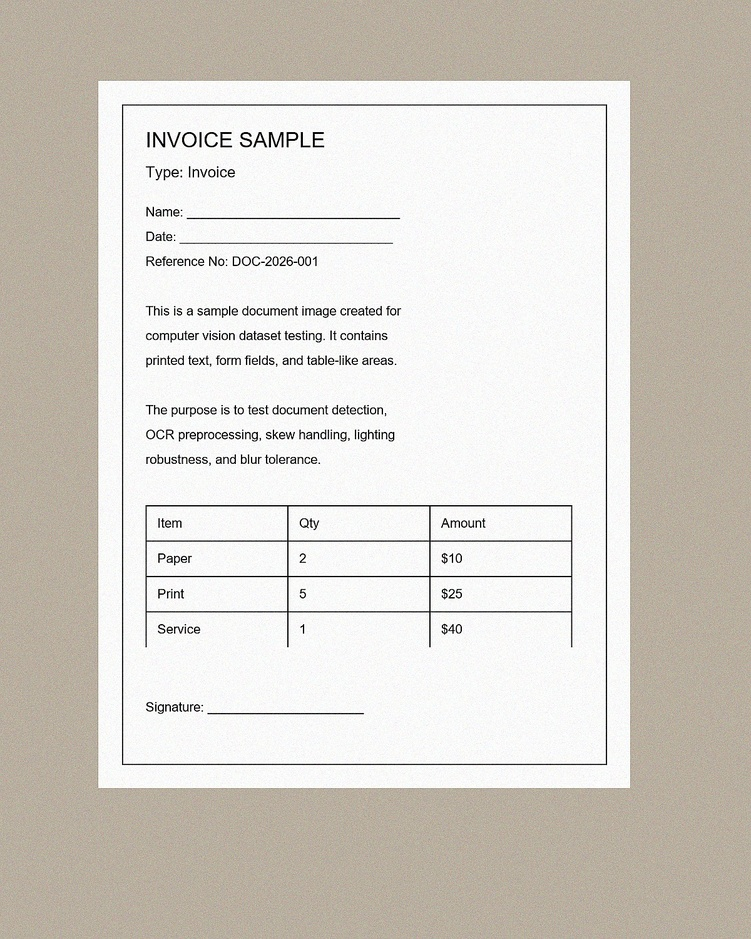
#> input picture Day20/Input Images/mobile_photos_01.jpg, 751 x 939 px, shrunk from 1200 x 1500 before the run, found by its file name; its folder holds only this picture in this run
$ python Boundary_Detection.py
#> lines starting #> are read from the running program, lines starting #| are printed output that depends on the picture; after the words box and inside, x2 and y2 are one past the last pixel; in counts of white or black regions, pixels touching at a corner belong together
import cv2
import os
import numpy as np


input_folder = r"D:\python\MLB_Internship\Day20\Input Images"
output_folder = r"D:\python\MLB_Internship\Day20\Output Images"


os.makedirs(output_folder, exist_ok=True)


def detect_document(image_path, save_path):

    image = cv2.imread(image_path)
#> image is the input picture: shape (939, 751, 3); mean B, G, R 202.6, 209.9, 214.4

    if image is None:
        print("Image not found:", image_path)
        return

# Save Original Image
    cv2.imwrite(
        os.path.join(save_path, "original.jpg"),
        image
    )

# Convert to grayscale
    gray = cv2.cvtColor(image, cv2.COLOR_BGR2GRAY)

# Gaussian Blur
    blur = cv2.GaussianBlur(gray, (5,5), 0)


# Canny Edge Detection
    edges = cv2.Canny(
        blur,
        50,
        150
    )
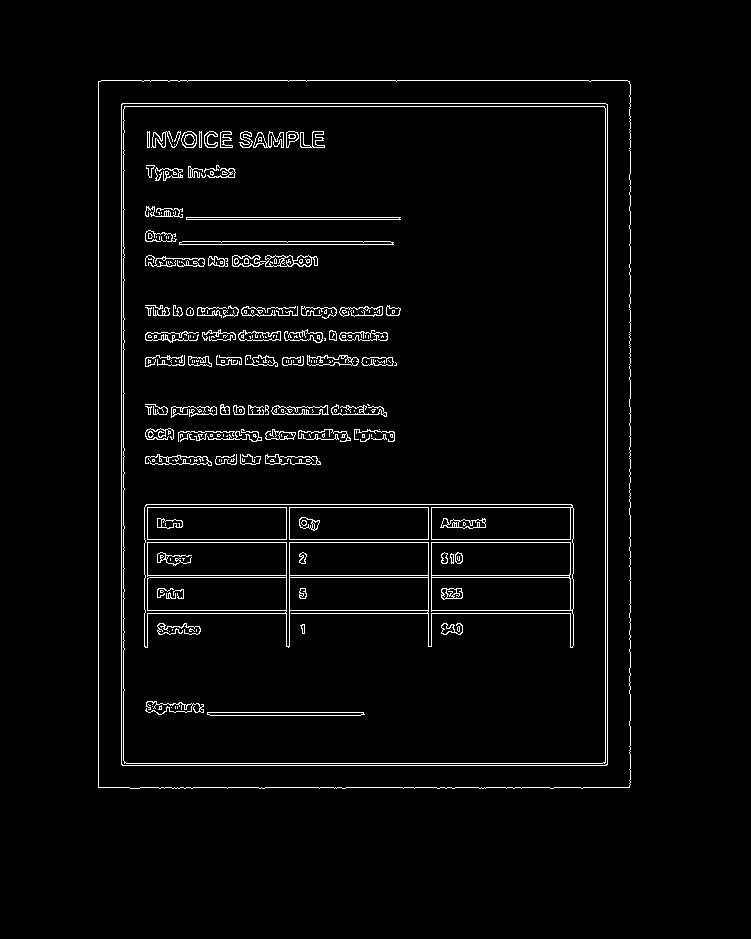
#> edges: shape (939, 751); 3.1% white in thin lines or dots, all inside (x1, y1, x2, y2) = (98, 80, 631, 789)

    cv2.imwrite(
        os.path.join(save_path, "edges.jpg"),
        edges
    )


# Morphological Operations
    kernel = np.ones((5,5), np.uint8)

    morph = cv2.morphologyEx(
        edges,
        cv2.MORPH_CLOSE,
        kernel
    )
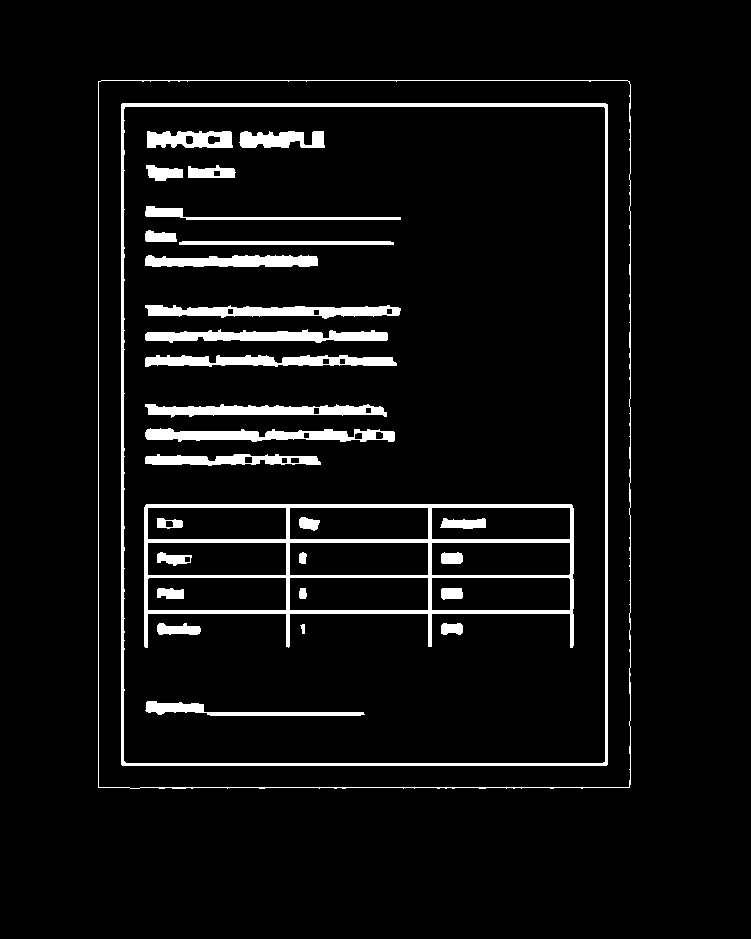
#> morph: shape (939, 751); 5.9% white; 30 white regions


    cv2.imwrite(
        os.path.join(save_path, "morphology.jpg"),
        morph
    )


# Find Contours
    contours, _ = cv2.findContours(
        morph,
        cv2.RETR_EXTERNAL,
        cv2.CHAIN_APPROX_SIMPLE
    )
#> contours = 1 contour; box (x1, y1, x2, y2) and area: (98, 80, 631, 789) 376123


    if contours:

        largest_contour = max(
            contours,
            key=cv2.contourArea
        )
#> largest_contour = contour of 130 points, box (x1, y1, x2, y2) (98, 80, 631, 789), area 376123


        area = cv2.contourArea(largest_contour)
#> area = 376123


        if area > 1000:

            cv2.drawContours(
                image,
                [largest_contour],
                -1,
                (0,255,0),
                3
            )
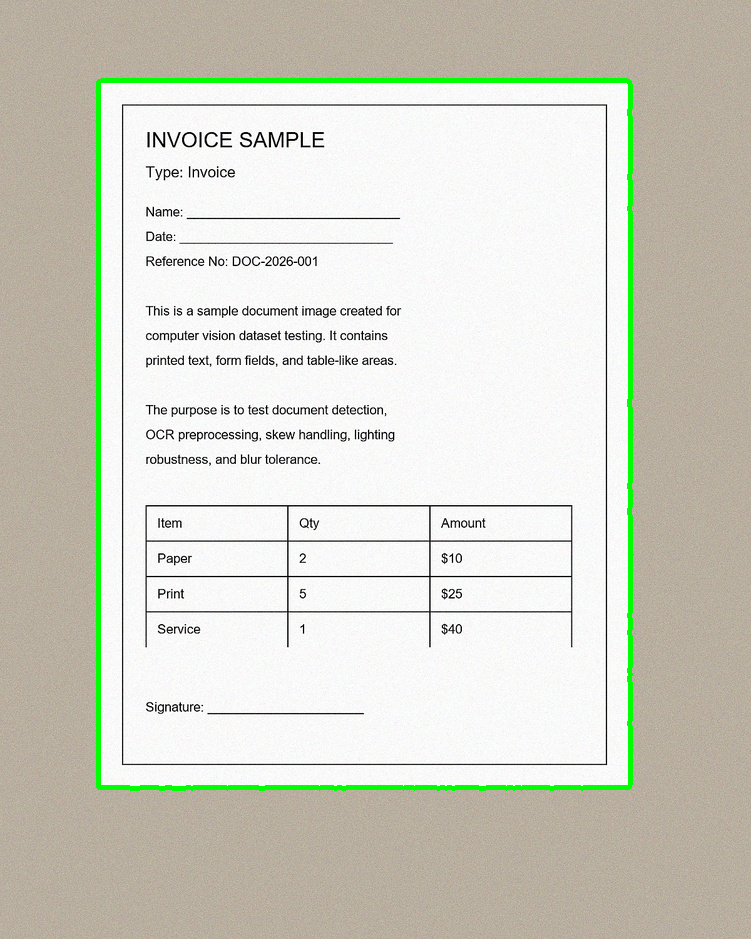
#> image: shape (939, 751, 3); 1.75% of pixels changed, all inside (x1, y1, x2, y2) = (96, 78, 633, 791)


# Save Final Output
    cv2.imwrite(
        os.path.join(save_path, "final_boundary.jpg"),
        image
    )


for filename in os.listdir(input_folder):

    if filename.lower().endswith(
        (".jpg",".jpeg",".png")
    ):

        name = os.path.splitext(filename)[0]

        save_path = os.path.join(
            output_folder,
            name
        )

        os.makedirs(
            save_path,
            exist_ok=True
        )


        image_path = os.path.join(
            input_folder,
            filename
        )


        detect_document(
            image_path,
            save_path
        )


print("Document Boundary Detection Completed!")

$ run again, on Day20/Input Images/straight_scanned_01.jpg
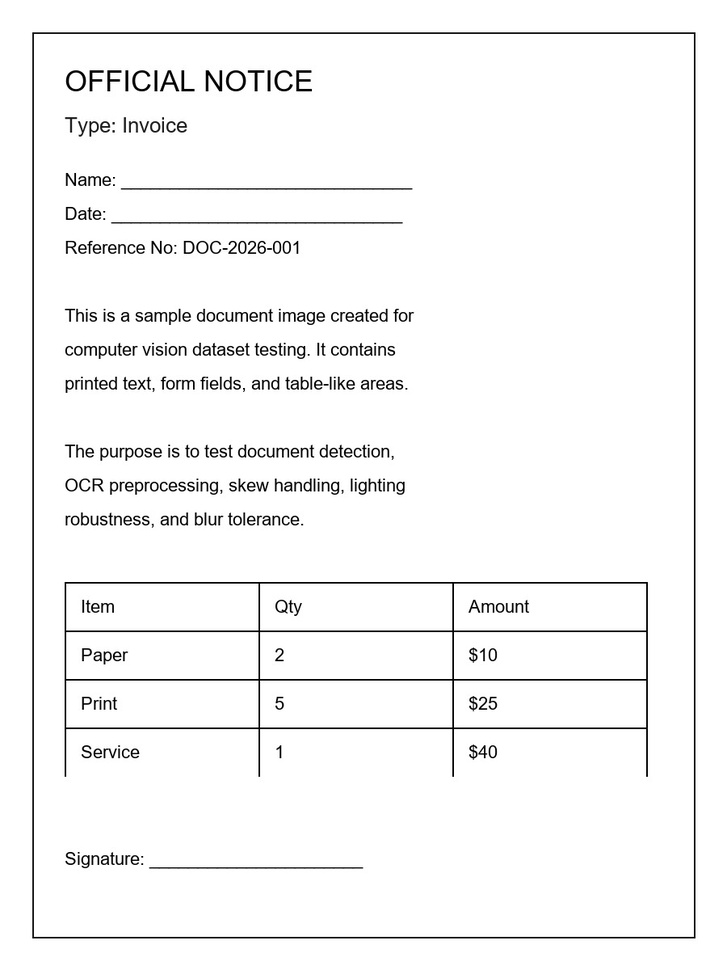
#> input picture Day20/Input Images/straight_scanned_01.jpg, 727 x 970 px, shrunk from 900 x 1200 before the run, found by its file name
#> in detect_document, image is the input picture: shape (970, 727, 3); min 0, max 255, mean 246.3
#> in detect_document, `edges = cv2.Canny( blur, 50, 150 )`:
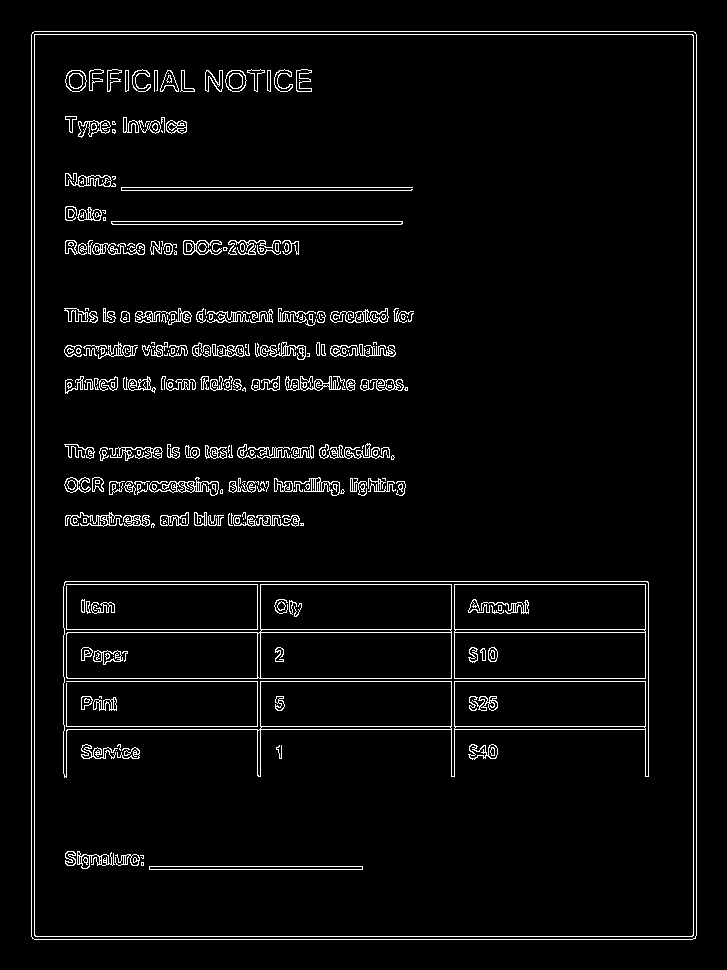
#> edges: shape (970, 727); 4.2% white in thin lines or dots, all inside (x1, y1, x2, y2) = (31, 31, 697, 940)
#> morph: shape (970, 727); 8.7% white; 55 white regions
#> contours = 1 contour; box (x1, y1, x2, y2) and area: (31, 31, 697, 940) 603802
#> largest_contour = contour of 20 points, box (x1, y1, x2, y2) (31, 31, 697, 940), area 603802
#> area = 603802
#> in detect_document, `cv2.drawContours( image, [largest_contour], -1, (0,255,0), 3 )`:
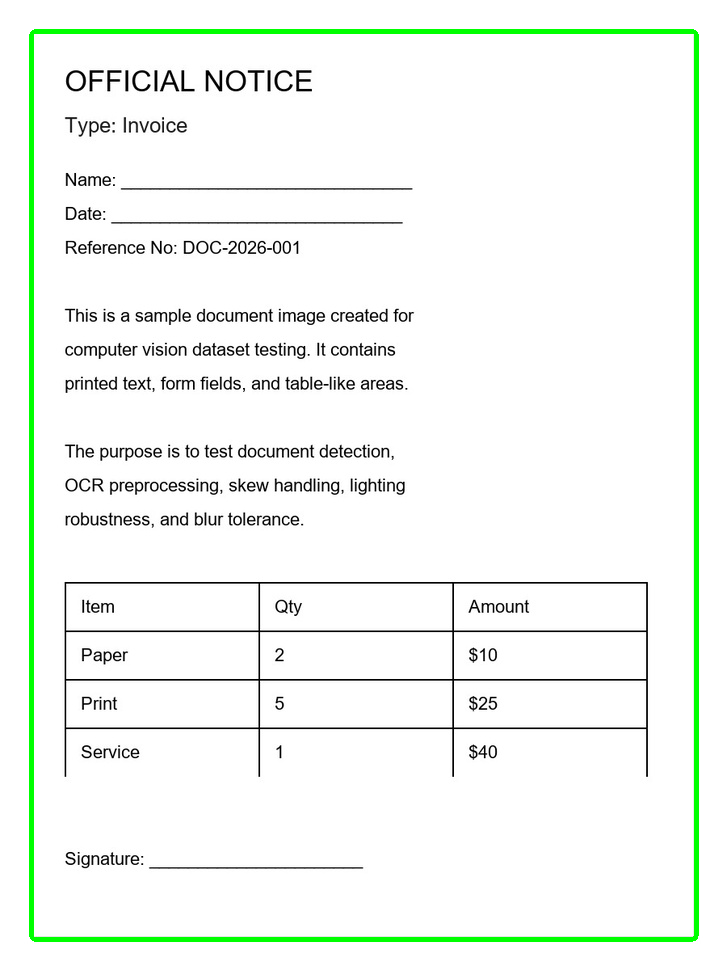
#> image: shape (970, 727, 3); 2.22% of pixels changed, all inside (x1, y1, x2, y2) = (29, 29, 699, 942)

$ run again, on Day20/Input Images/tilted_documents_01.jpg
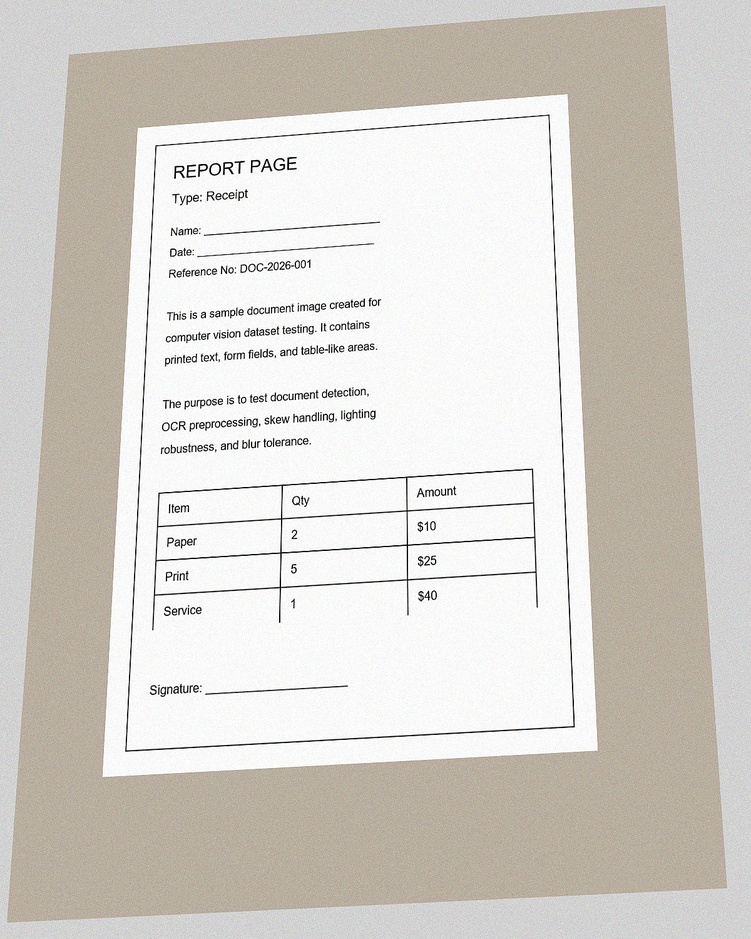
#> input picture Day20/Input Images/tilted_documents_01.jpg, 751 x 939 px, shrunk from 1200 x 1500 before the run, found by its file name
#> in detect_document, image is the input picture: shape (939, 751, 3); mean B, G, R 203.2, 209.3, 213
#> in detect_document, `edges = cv2.Canny( blur, 50, 150 )`:
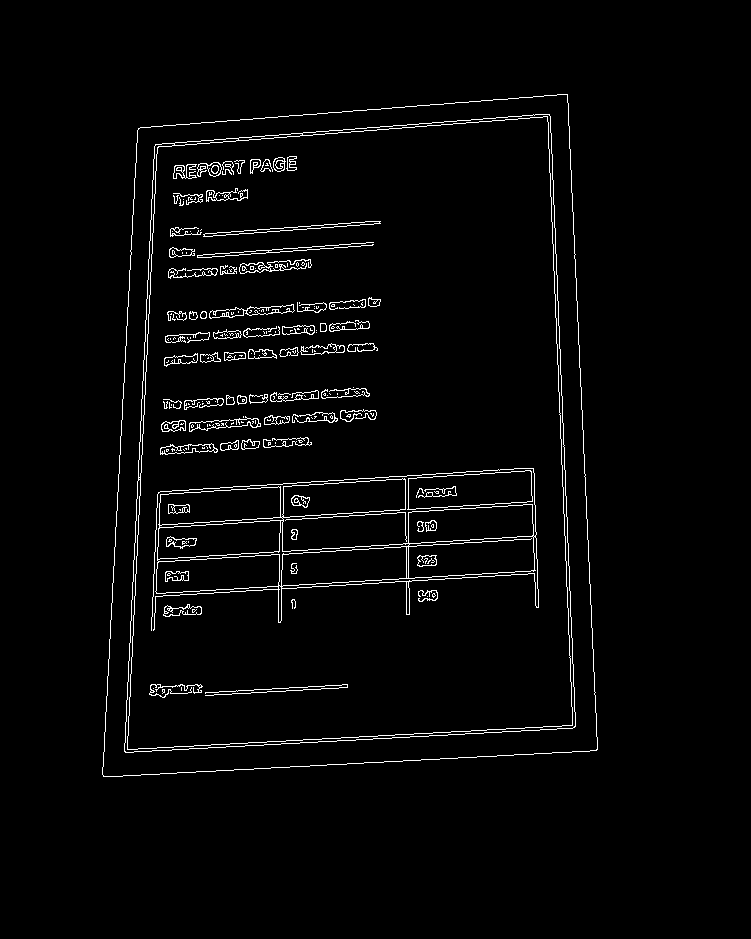
#> edges: shape (939, 751); 2.6% white in thin lines or dots, all inside (x1, y1, x2, y2) = (102, 94, 598, 777)
#> morph: shape (939, 751); 4.9% white; 28 white regions
#> contours = 1 contour; box (x1, y1, x2, y2) and area: (102, 94, 598, 777) 301752
#> largest_contour = contour of 259 points, box (x1, y1, x2, y2) (102, 94, 598, 777), area 301752
#> area = 301752
#> in detect_document, `cv2.drawContours( image, [largest_contour], -1, (0,255,0), 3 )`:
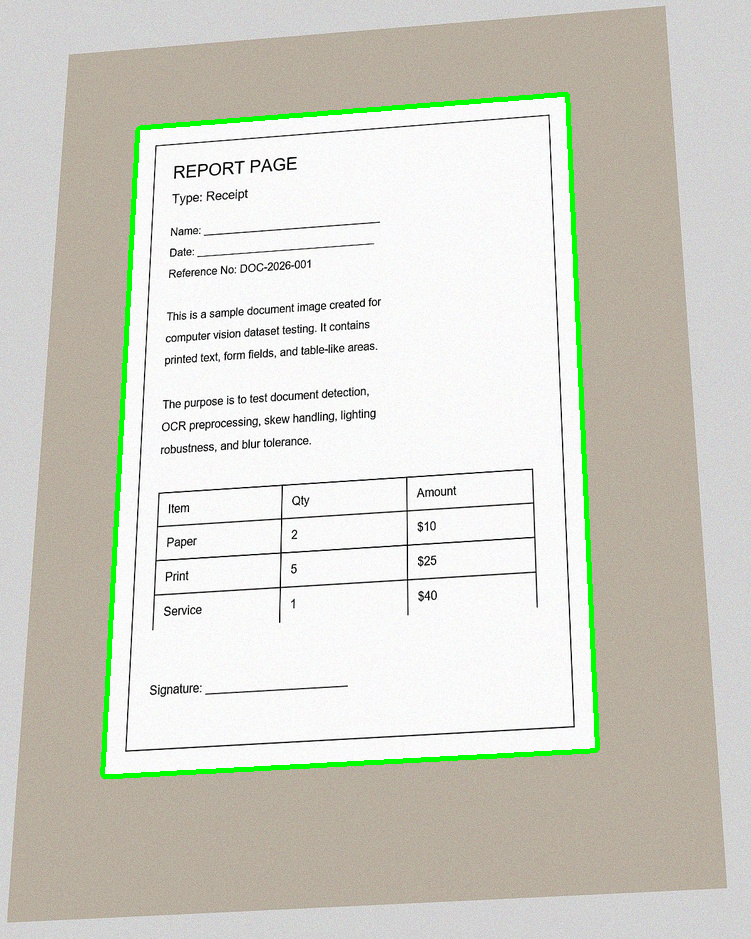
#> image: shape (939, 751, 3); 1.58% of pixels changed, all inside (x1, y1, x2, y2) = (100, 92, 600, 779)
